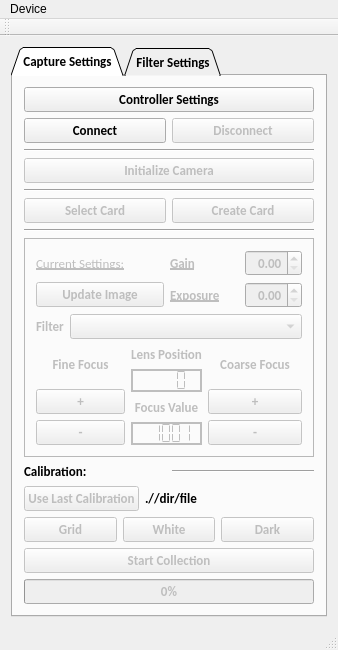
<?xml version="1.0" encoding="UTF-8"?>
<ui version="4.0">
 <class>Chroma</class>
 <widget class="QMainWindow" name="Chroma">
  <property name="geometry">
   <rect>
    <x>0</x>
    <y>0</y>
    <width>338</width>
    <height>603</height>
   </rect>
  </property>
  <property name="windowTitle">
   <string>Camera</string>
  </property>
  <widget class="QWidget" name="centralWidget">
   <layout class="QHBoxLayout" name="horizontalLayout_2">
    <item>
     <widget class="QTabWidget" name="mainTabs">
      <property name="enabled">
       <bool>true</bool>
      </property>
      <property name="font">
       <font>
        <family>Calibri</family>
        <pointsize>10</pointsize>
        <weight>75</weight>
        <bold>true</bold>
        <stylestrategy>PreferAntialias</stylestrategy>
       </font>
      </property>
      <property name="tabShape">
       <enum>QTabWidget::Triangular</enum>
      </property>
      <property name="currentIndex">
       <number>0</number>
      </property>
      <widget class="QWidget" name="tabWidgetPage1">
       <attribute name="title">
        <string>Capture Settings</string>
       </attribute>
       <layout class="QVBoxLayout" name="verticalLayout_5">
        <item>
         <widget class="QPushButton" name="serial_settings">
          <property name="text">
           <string>Controller Settings</string>
          </property>
         </widget>
        </item>
        <item>
         <layout class="QHBoxLayout" name="horizontalLayout_4">
          <item>
           <widget class="QPushButton" name="serial_connect">
            <property name="text">
             <string>Connect</string>
            </property>
           </widget>
          </item>
          <item>
           <widget class="QPushButton" name="serial_disconnect">
            <property name="enabled">
             <bool>false</bool>
            </property>
            <property name="text">
             <string>Disconnect</string>
            </property>
           </widget>
          </item>
         </layout>
        </item>
        <item>
         <widget class="Line" name="line_3">
          <property name="orientation">
           <enum>Qt::Horizontal</enum>
          </property>
         </widget>
        </item>
        <item>
         <widget class="QPushButton" name="init_camera">
          <property name="enabled">
           <bool>false</bool>
          </property>
          <property name="sizePolicy">
           <sizepolicy hsizetype="Expanding" vsizetype="Fixed">
            <horstretch>0</horstretch>
            <verstretch>0</verstretch>
           </sizepolicy>
          </property>
          <property name="font">
           <font>
            <family>Calibri</family>
           </font>
          </property>
          <property name="text">
           <string>Initialize Camera</string>
          </property>
         </widget>
        </item>
        <item>
         <widget class="Line" name="line">
          <property name="sizePolicy">
           <sizepolicy hsizetype="Expanding" vsizetype="Fixed">
            <horstretch>0</horstretch>
            <verstretch>0</verstretch>
           </sizepolicy>
          </property>
          <property name="orientation">
           <enum>Qt::Horizontal</enum>
          </property>
         </widget>
        </item>
        <item>
         <layout class="QHBoxLayout" name="horizontalLayout_8">
          <item>
           <widget class="QPushButton" name="select_card">
            <property name="enabled">
             <bool>false</bool>
            </property>
            <property name="text">
             <string>Select Card</string>
            </property>
           </widget>
          </item>
          <item>
           <widget class="QPushButton" name="new_card">
            <property name="enabled">
             <bool>false</bool>
            </property>
            <property name="sizePolicy">
             <sizepolicy hsizetype="Minimum" vsizetype="Fixed">
              <horstretch>0</horstretch>
              <verstretch>0</verstretch>
             </sizepolicy>
            </property>
            <property name="font">
             <font>
              <family>Calibri</family>
             </font>
            </property>
            <property name="text">
             <string>Create Card</string>
            </property>
           </widget>
          </item>
         </layout>
        </item>
        <item>
         <widget class="Line" name="line_2">
          <property name="sizePolicy">
           <sizepolicy hsizetype="Expanding" vsizetype="Fixed">
            <horstretch>0</horstretch>
            <verstretch>0</verstretch>
           </sizepolicy>
          </property>
          <property name="orientation">
           <enum>Qt::Horizontal</enum>
          </property>
         </widget>
        </item>
        <item>
         <widget class="QFrame" name="frame">
          <property name="enabled">
           <bool>false</bool>
          </property>
          <property name="sizePolicy">
           <sizepolicy hsizetype="Minimum" vsizetype="Expanding">
            <horstretch>0</horstretch>
            <verstretch>0</verstretch>
           </sizepolicy>
          </property>
          <property name="minimumSize">
           <size>
            <width>0</width>
            <height>0</height>
           </size>
          </property>
          <property name="font">
           <font>
            <family>Calibri</family>
           </font>
          </property>
          <property name="frameShape">
           <enum>QFrame::StyledPanel</enum>
          </property>
          <property name="frameShadow">
           <enum>QFrame::Sunken</enum>
          </property>
          <property name="lineWidth">
           <number>10</number>
          </property>
          <layout class="QGridLayout" name="gridLayout">
           <item row="0" column="2">
            <widget class="QLabel" name="label_2">
             <property name="sizePolicy">
              <sizepolicy hsizetype="Preferred" vsizetype="Preferred">
               <horstretch>0</horstretch>
               <verstretch>0</verstretch>
              </sizepolicy>
             </property>
             <property name="font">
              <font>
               <underline>true</underline>
              </font>
             </property>
             <property name="text">
              <string>Gain</string>
             </property>
            </widget>
           </item>
           <item row="1" column="2" colspan="2">
            <widget class="QLabel" name="label_3">
             <property name="font">
              <font>
               <underline>true</underline>
              </font>
             </property>
             <property name="text">
              <string>Exposure</string>
             </property>
            </widget>
           </item>
           <item row="1" column="4">
            <widget class="QDoubleSpinBox" name="expSpin">
             <property name="sizePolicy">
              <sizepolicy hsizetype="Preferred" vsizetype="Fixed">
               <horstretch>0</horstretch>
               <verstretch>0</verstretch>
              </sizepolicy>
             </property>
             <property name="alignment">
              <set>Qt::AlignRight|Qt::AlignTrailing|Qt::AlignVCenter</set>
             </property>
            </widget>
           </item>
           <item row="0" column="4">
            <widget class="QDoubleSpinBox" name="gainSpin">
             <property name="sizePolicy">
              <sizepolicy hsizetype="Preferred" vsizetype="Fixed">
               <horstretch>0</horstretch>
               <verstretch>0</verstretch>
              </sizepolicy>
             </property>
             <property name="alignment">
              <set>Qt::AlignRight|Qt::AlignTrailing|Qt::AlignVCenter</set>
             </property>
             <property name="maximum">
              <double>17.000000000000000</double>
             </property>
             <property name="singleStep">
              <double>0.100000000000000</double>
             </property>
            </widget>
           </item>
           <item row="0" column="0">
            <widget class="QLabel" name="label_10">
             <property name="font">
              <font>
               <pointsize>10</pointsize>
               <weight>50</weight>
               <bold>false</bold>
               <underline>true</underline>
              </font>
             </property>
             <property name="text">
              <string>Current Settings:</string>
             </property>
             <property name="alignment">
              <set>Qt::AlignLeading|Qt::AlignLeft|Qt::AlignVCenter</set>
             </property>
            </widget>
           </item>
           <item row="3" column="3" colspan="2">
            <layout class="QVBoxLayout" name="verticalLayout_3">
             <item>
              <widget class="QLabel" name="label_4">
               <property name="sizePolicy">
                <sizepolicy hsizetype="Minimum" vsizetype="Minimum">
                 <horstretch>0</horstretch>
                 <verstretch>0</verstretch>
                </sizepolicy>
               </property>
               <property name="text">
                <string>Coarse Focus</string>
               </property>
               <property name="alignment">
                <set>Qt::AlignCenter</set>
               </property>
              </widget>
             </item>
             <item>
              <widget class="QPushButton" name="focus_in_coarse">
               <property name="enabled">
                <bool>false</bool>
               </property>
               <property name="sizePolicy">
                <sizepolicy hsizetype="Minimum" vsizetype="Fixed">
                 <horstretch>0</horstretch>
                 <verstretch>0</verstretch>
                </sizepolicy>
               </property>
               <property name="baseSize">
                <size>
                 <width>20</width>
                 <height>5</height>
                </size>
               </property>
               <property name="text">
                <string>+</string>
               </property>
              </widget>
             </item>
             <item>
              <widget class="QPushButton" name="focus_out_coarse">
               <property name="enabled">
                <bool>false</bool>
               </property>
               <property name="sizePolicy">
                <sizepolicy hsizetype="Minimum" vsizetype="Fixed">
                 <horstretch>0</horstretch>
                 <verstretch>0</verstretch>
                </sizepolicy>
               </property>
               <property name="baseSize">
                <size>
                 <width>20</width>
                 <height>5</height>
                </size>
               </property>
               <property name="text">
                <string>-</string>
               </property>
              </widget>
             </item>
            </layout>
           </item>
           <item row="3" column="0">
            <layout class="QVBoxLayout" name="verticalLayout_2">
             <item>
              <widget class="QLabel" name="label_6">
               <property name="sizePolicy">
                <sizepolicy hsizetype="Minimum" vsizetype="Minimum">
                 <horstretch>0</horstretch>
                 <verstretch>0</verstretch>
                </sizepolicy>
               </property>
               <property name="text">
                <string>Fine Focus</string>
               </property>
               <property name="alignment">
                <set>Qt::AlignCenter</set>
               </property>
              </widget>
             </item>
             <item>
              <widget class="QPushButton" name="focus_in_fine">
               <property name="enabled">
                <bool>false</bool>
               </property>
               <property name="sizePolicy">
                <sizepolicy hsizetype="Minimum" vsizetype="Fixed">
                 <horstretch>0</horstretch>
                 <verstretch>0</verstretch>
                </sizepolicy>
               </property>
               <property name="baseSize">
                <size>
                 <width>20</width>
                 <height>5</height>
                </size>
               </property>
               <property name="text">
                <string>+</string>
               </property>
              </widget>
             </item>
             <item>
              <widget class="QPushButton" name="focus_out_fine">
               <property name="enabled">
                <bool>false</bool>
               </property>
               <property name="sizePolicy">
                <sizepolicy hsizetype="Minimum" vsizetype="Fixed">
                 <horstretch>0</horstretch>
                 <verstretch>0</verstretch>
                </sizepolicy>
               </property>
               <property name="baseSize">
                <size>
                 <width>20</width>
                 <height>5</height>
                </size>
               </property>
               <property name="text">
                <string>-</string>
               </property>
              </widget>
             </item>
            </layout>
           </item>
           <item row="3" column="1" colspan="2">
            <layout class="QVBoxLayout" name="verticalLayout_6">
             <property name="spacing">
              <number>6</number>
             </property>
             <item>
              <widget class="QLabel" name="lens_tag">
               <property name="sizePolicy">
                <sizepolicy hsizetype="Minimum" vsizetype="Minimum">
                 <horstretch>0</horstretch>
                 <verstretch>0</verstretch>
                </sizepolicy>
               </property>
               <property name="font">
                <font>
                 <pointsize>10</pointsize>
                 <weight>75</weight>
                 <bold>true</bold>
                 <kerning>true</kerning>
                </font>
               </property>
               <property name="text">
                <string>Lens Position</string>
               </property>
               <property name="alignment">
                <set>Qt::AlignCenter</set>
               </property>
              </widget>
             </item>
             <item>
              <widget class="QLCDNumber" name="focusPos">
               <property name="sizePolicy">
                <sizepolicy hsizetype="MinimumExpanding" vsizetype="Fixed">
                 <horstretch>0</horstretch>
                 <verstretch>0</verstretch>
                </sizepolicy>
               </property>
               <property name="frameShape">
                <enum>QFrame::WinPanel</enum>
               </property>
               <property name="frameShadow">
                <enum>QFrame::Plain</enum>
               </property>
               <property name="smallDecimalPoint">
                <bool>false</bool>
               </property>
               <property name="digitCount">
                <number>4</number>
               </property>
               <property name="segmentStyle">
                <enum>QLCDNumber::Flat</enum>
               </property>
               <property name="value" stdset="0">
                <double>0.000000000000000</double>
               </property>
               <property name="intValue" stdset="0">
                <number>0</number>
               </property>
              </widget>
             </item>
             <item>
              <widget class="QLabel" name="label">
               <property name="sizePolicy">
                <sizepolicy hsizetype="Minimum" vsizetype="Minimum">
                 <horstretch>0</horstretch>
                 <verstretch>0</verstretch>
                </sizepolicy>
               </property>
               <property name="text">
                <string>Focus Value</string>
               </property>
               <property name="alignment">
                <set>Qt::AlignCenter</set>
               </property>
              </widget>
             </item>
             <item>
              <widget class="QLCDNumber" name="focusNumber">
               <property name="enabled">
                <bool>false</bool>
               </property>
               <property name="sizePolicy">
                <sizepolicy hsizetype="MinimumExpanding" vsizetype="Fixed">
                 <horstretch>0</horstretch>
                 <verstretch>0</verstretch>
                </sizepolicy>
               </property>
               <property name="frameShape">
                <enum>QFrame::WinPanel</enum>
               </property>
               <property name="frameShadow">
                <enum>QFrame::Plain</enum>
               </property>
               <property name="smallDecimalPoint">
                <bool>false</bool>
               </property>
               <property name="digitCount">
                <number>5</number>
               </property>
               <property name="segmentStyle">
                <enum>QLCDNumber::Flat</enum>
               </property>
               <property name="intValue" stdset="0">
                <number>1001</number>
               </property>
              </widget>
             </item>
            </layout>
           </item>
           <item row="2" column="0" colspan="5">
            <layout class="QHBoxLayout" name="horizontalLayout">
             <item>
              <widget class="QLabel" name="focus_tag">
               <property name="sizePolicy">
                <sizepolicy hsizetype="Minimum" vsizetype="Minimum">
                 <horstretch>0</horstretch>
                 <verstretch>0</verstretch>
                </sizepolicy>
               </property>
               <property name="text">
                <string>Filter</string>
               </property>
              </widget>
             </item>
             <item>
              <widget class="QComboBox" name="comboBox">
               <property name="enabled">
                <bool>false</bool>
               </property>
               <property name="sizePolicy">
                <sizepolicy hsizetype="Expanding" vsizetype="Fixed">
                 <horstretch>0</horstretch>
                 <verstretch>0</verstretch>
                </sizepolicy>
               </property>
              </widget>
             </item>
            </layout>
           </item>
           <item row="1" column="0" colspan="2">
            <widget class="QPushButton" name="single_capture">
             <property name="enabled">
              <bool>false</bool>
             </property>
             <property name="sizePolicy">
              <sizepolicy hsizetype="MinimumExpanding" vsizetype="Fixed">
               <horstretch>0</horstretch>
               <verstretch>0</verstretch>
              </sizepolicy>
             </property>
             <property name="text">
              <string>Update Image</string>
             </property>
            </widget>
           </item>
          </layout>
         </widget>
        </item>
        <item>
         <layout class="QHBoxLayout" name="horizontalLayout_7">
          <item>
           <widget class="QLabel" name="label_5">
            <property name="text">
             <string>Calibration:</string>
            </property>
           </widget>
          </item>
          <item>
           <widget class="Line" name="line_4">
            <property name="orientation">
             <enum>Qt::Horizontal</enum>
            </property>
           </widget>
          </item>
         </layout>
        </item>
        <item>
         <layout class="QHBoxLayout" name="horizontalLayout_6">
          <item>
           <widget class="QPushButton" name="last_calibration">
            <property name="enabled">
             <bool>false</bool>
            </property>
            <property name="sizePolicy">
             <sizepolicy hsizetype="Maximum" vsizetype="Fixed">
              <horstretch>0</horstretch>
              <verstretch>0</verstretch>
             </sizepolicy>
            </property>
            <property name="text">
             <string>Use Last Calibration</string>
            </property>
           </widget>
          </item>
          <item>
           <widget class="QLabel" name="calibDir">
            <property name="frameShadow">
             <enum>QFrame::Plain</enum>
            </property>
            <property name="text">
             <string>.//dir/file</string>
            </property>
           </widget>
          </item>
         </layout>
        </item>
        <item>
         <layout class="QHBoxLayout" name="horizontalLayout_5">
          <item>
           <widget class="QPushButton" name="grid_calibration">
            <property name="enabled">
             <bool>false</bool>
            </property>
            <property name="text">
             <string>Grid</string>
            </property>
           </widget>
          </item>
          <item>
           <widget class="QPushButton" name="white_calibration">
            <property name="enabled">
             <bool>false</bool>
            </property>
            <property name="text">
             <string>White</string>
            </property>
           </widget>
          </item>
          <item>
           <widget class="QPushButton" name="dark_calibration">
            <property name="enabled">
             <bool>false</bool>
            </property>
            <property name="text">
             <string>Dark</string>
            </property>
           </widget>
          </item>
         </layout>
        </item>
        <item>
         <widget class="QPushButton" name="start_Button">
          <property name="enabled">
           <bool>false</bool>
          </property>
          <property name="sizePolicy">
           <sizepolicy hsizetype="Expanding" vsizetype="Fixed">
            <horstretch>0</horstretch>
            <verstretch>0</verstretch>
           </sizepolicy>
          </property>
          <property name="text">
           <string>Start Collection</string>
          </property>
         </widget>
        </item>
        <item>
         <widget class="QProgressBar" name="progressBar">
          <property name="enabled">
           <bool>false</bool>
          </property>
          <property name="value">
           <number>0</number>
          </property>
          <property name="alignment">
           <set>Qt::AlignCenter</set>
          </property>
          <property name="textVisible">
           <bool>true</bool>
          </property>
         </widget>
        </item>
       </layout>
       <zorder>serial_settings</zorder>
       <zorder>line_3</zorder>
       <zorder>init_camera</zorder>
       <zorder>line</zorder>
       <zorder>line_2</zorder>
       <zorder>start_Button</zorder>
       <zorder>progressBar</zorder>
       <zorder>frame</zorder>
      </widget>
      <widget class="QWidget" name="filterTab">
       <property name="enabled">
        <bool>false</bool>
       </property>
       <attribute name="title">
        <string>Filter Settings</string>
       </attribute>
       <layout class="QGridLayout" name="gridLayout_3">
        <item row="0" column="0" colspan="2">
         <widget class="QTableWidget" name="filterData">
          <property name="sizeAdjustPolicy">
           <enum>QAbstractScrollArea::AdjustToContents</enum>
          </property>
         </widget>
        </item>
       </layout>
      </widget>
     </widget>
    </item>
   </layout>
  </widget>
  <widget class="QToolBar" name="mainToolBar">
   <attribute name="toolBarArea">
    <enum>TopToolBarArea</enum>
   </attribute>
   <attribute name="toolBarBreak">
    <bool>false</bool>
   </attribute>
  </widget>
  <widget class="QStatusBar" name="statusBar"/>
  <widget class="QMenuBar" name="menuBar">
   <property name="geometry">
    <rect>
     <x>0</x>
     <y>0</y>
     <width>338</width>
     <height>21</height>
    </rect>
   </property>
   <widget class="QMenu" name="menuDevice">
    <property name="title">
     <string>Device</string>
    </property>
    <addaction name="actionConfigure"/>
    <addaction name="actionConnect"/>
    <addaction name="actionDisconnect"/>
    <addaction name="actionAdvanced_Settings"/>
   </widget>
   <addaction name="menuDevice"/>
  </widget>
  <action name="actionConnect">
   <property name="text">
    <string>C&amp;onnect</string>
   </property>
   <property name="shortcut">
    <string>Ctrl+O</string>
   </property>
  </action>
  <action name="actionDisconnect">
   <property name="text">
    <string>&amp;Disconnect</string>
   </property>
   <property name="shortcut">
    <string>Ctrl+D</string>
   </property>
  </action>
  <action name="actionConfigure">
   <property name="text">
    <string>&amp;Configure</string>
   </property>
  </action>
  <action name="actionAdvanced_Settings">
   <property name="text">
    <string>Advanced Settings</string>
   </property>
  </action>
 </widget>
 <layoutdefault spacing="6" margin="11"/>
 <resources/>
 <connections/>
</ui>
